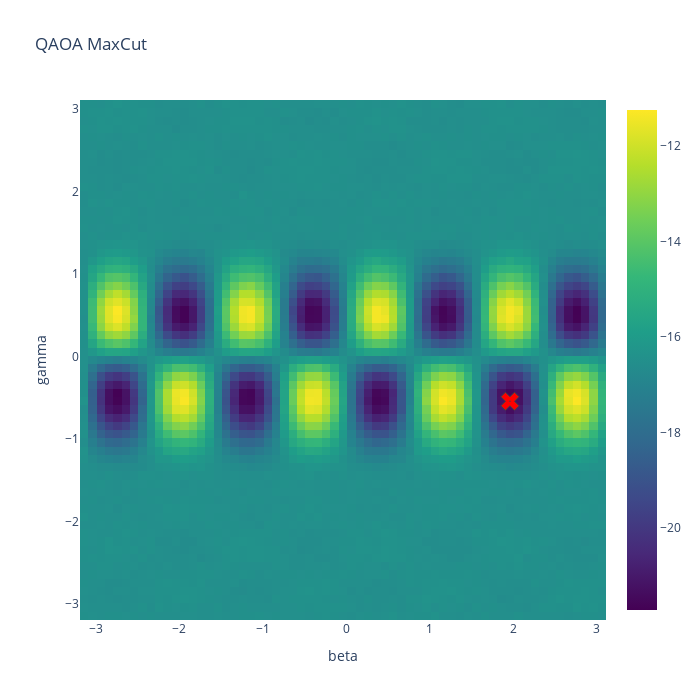

The notebook cell saved with this chart:
### Code cell
# Plot Heatmap 
fig = go.Figure(data=go.Heatmap(z=landscape, y=b_beta, x=a_gamma, type = 'heatmap', colorscale = 'viridis'))

# Update Layout
fig.update_layout(title="QAOA MaxCut", width=700, height=700, xaxis_title="beta", yaxis_title="gamma")

# Display Global Minimium 
fig.add_trace(
    go.Scatter(mode="markers", y=[opt_beta], x=[opt_gamma], marker_symbol=[204], text = [landscape[i,j]],
                   marker_color="red",  hovertemplate="x: %{x}<br>y: %{y}<br> z: %{text:.2f}<extra></extra>", 
                   marker_line_width=1, marker_size=16))

### Figure 1 — Plotly figure (JSON) as saved in the notebook; plotly's stock layout.template omitted (floating-point values rounded to 4 significant figures; data arrays with more than 128 entries replaced by an {"elided": "..."} marker saying what was removed)
{"data": [{"colorscale": [[0, "#440154"], [0.1111, "#482878"], [0.2222, "#3e4989"], [0.3333, "#31688e"], [0.4444, "#26828e"], [0.5556, "#1f9e89"], [0.6667, "#35b779"], [0.7778, "#6ece58"], [0.8889, "#b5de2b"], [1, "#fde725"]], "type": "heatmap", "x": [-3.142, -3.042, -2.942, -2.842, -2.742, -2.642, -2.542, -2.442, -2.342, -2.242, -2.142, -2.042, -1.942, -1.842, -1.742, -1.642, -1.542, -1.442, -1.342, -1.242, -1.142, -1.042, -0.9416, -0.8416, -0.7416, -0.6416, -0.5416, -0.4416, -0.3416, -0.2416, -0.1416, -0.04159, 0.05841, 0.1584, 0.2584, 0.3584, 0.4584, 0.5584, 0.6584, 0.7584, 0.8584, 0.9584, 1.058, 1.158, 1.258, 1.358, 1.458, 1.558, 1.658, 1.758, 1.858, 1.958, 2.058, 2.158, 2.258, 2.358, 2.458, 2.558, 2.658, 2.758, 2.858, 2.958, 3.058], "y": [-3.142, -3.042, -2.942, -2.842, -2.742, -2.642, -2.542, -2.442, -2.342, -2.242, -2.142, -2.042, -1.942, -1.842, -1.742, -1.642, -1.542, -1.442, -1.342, -1.242, -1.142, -1.042, -0.9416, -0.8416, -0.7416, -0.6416, -0.5416, -0.4416, -0.3416, -0.2416, -0.1416, -0.04159, 0.05841, 0.1584, 0.2584, 0.3584, 0.4584, 0.5584, 0.6584, 0.7584, 0.8584, 0.9584, 1.058, 1.158, 1.258, 1.358, 1.458, 1.558, 1.658, 1.758, 1.858, 1.958, 2.058, 2.158, 2.258, 2.358, 2.458, 2.558, 2.658, 2.758, 2.858, 2.958, 3.058], "z": {"elided": "63x63 float values"}}, {"hovertemplate": "x: %{x}<br>y: %{y}<br> z: %{text:.2f}<extra></extra>", "marker": {"color": "red", "line": {"width": 1}, "size": 16, "symbol": [204]}, "mode": "markers", "text": ["-21.719999313354492"], "type": "scatter", "x": [1.958], "y": [-0.5416]}], "layout": {"height": 700, "title": {"text": "QAOA MaxCut"}, "width": 700, "xaxis": {"title": {"text": "beta"}}, "yaxis": {"title": {"text": "gamma"}}}}
